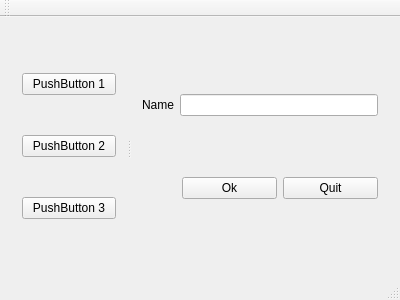
<?xml version="1.0" encoding="UTF-8"?>
<ui version="4.0">
 <class>MainWindow</class>
 <widget class="QMainWindow" name="MainWindow">
  <property name="geometry">
   <rect>
    <x>0</x>
    <y>0</y>
    <width>400</width>
    <height>300</height>
   </rect>
  </property>
  <property name="windowTitle">
   <string>Spacers - Splitters - Buddy - Tabs</string>
  </property>
  <widget class="QWidget" name="centralWidget">
   <layout class="QVBoxLayout" name="verticalLayout_3">
    <item>
     <widget class="QSplitter" name="splitter">
      <property name="orientation">
       <enum>Qt::Horizontal</enum>
      </property>
      <widget class="QWidget" name="layoutWidget">
       <layout class="QVBoxLayout" name="verticalLayout_Left">
        <item>
         <widget class="QPushButton" name="pushButton_1">
          <property name="text">
           <string>PushButton 1</string>
          </property>
         </widget>
        </item>
        <item>
         <widget class="QPushButton" name="pushButton_2">
          <property name="text">
           <string>PushButton 2</string>
          </property>
         </widget>
        </item>
        <item>
         <widget class="QPushButton" name="pushButton_3">
          <property name="text">
           <string>PushButton 3</string>
          </property>
         </widget>
        </item>
       </layout>
      </widget>
      <widget class="QWidget" name="layoutWidget">
       <layout class="QVBoxLayout" name="verticalLayout_Right">
        <item>
         <layout class="QHBoxLayout" name="horizontalLayout_Right_Top">
          <item>
           <widget class="QLabel" name="label_name">
            <property name="text">
             <string>Name</string>
            </property>
            <property name="buddy">
             <cstring>lineEdit_Name</cstring>
            </property>
           </widget>
          </item>
          <item>
           <widget class="QLineEdit" name="lineEdit_Name"/>
          </item>
         </layout>
        </item>
        <item>
         <layout class="QHBoxLayout" name="horizontalLayout_Right_Bottom">
          <item>
           <spacer name="horizontalSpacer">
            <property name="orientation">
             <enum>Qt::Horizontal</enum>
            </property>
            <property name="sizeType">
             <enum>QSizePolicy::Preferred</enum>
            </property>
            <property name="sizeHint" stdset="0">
             <size>
              <width>40</width>
              <height>20</height>
             </size>
            </property>
           </spacer>
          </item>
          <item>
           <widget class="QPushButton" name="pushButton_Ok">
            <property name="text">
             <string>Ok</string>
            </property>
           </widget>
          </item>
          <item>
           <widget class="QPushButton" name="pushButton_Quit">
            <property name="text">
             <string>Quit</string>
            </property>
           </widget>
          </item>
         </layout>
        </item>
       </layout>
      </widget>
     </widget>
    </item>
   </layout>
  </widget>
  <widget class="QMenuBar" name="menuBar">
   <property name="geometry">
    <rect>
     <x>0</x>
     <y>0</y>
     <width>400</width>
     <height>22</height>
    </rect>
   </property>
  </widget>
  <widget class="QToolBar" name="mainToolBar">
   <attribute name="toolBarArea">
    <enum>TopToolBarArea</enum>
   </attribute>
   <attribute name="toolBarBreak">
    <bool>false</bool>
   </attribute>
  </widget>
  <widget class="QStatusBar" name="statusBar"/>
 </widget>
 <layoutdefault spacing="6" margin="11"/>
 <tabstops>
  <tabstop>pushButton_Ok</tabstop>
  <tabstop>pushButton_2</tabstop>
  <tabstop>pushButton_1</tabstop>
  <tabstop>pushButton_Quit</tabstop>
  <tabstop>pushButton_3</tabstop>
  <tabstop>lineEdit_Name</tabstop>
 </tabstops>
 <resources/>
 <connections/>
</ui>
